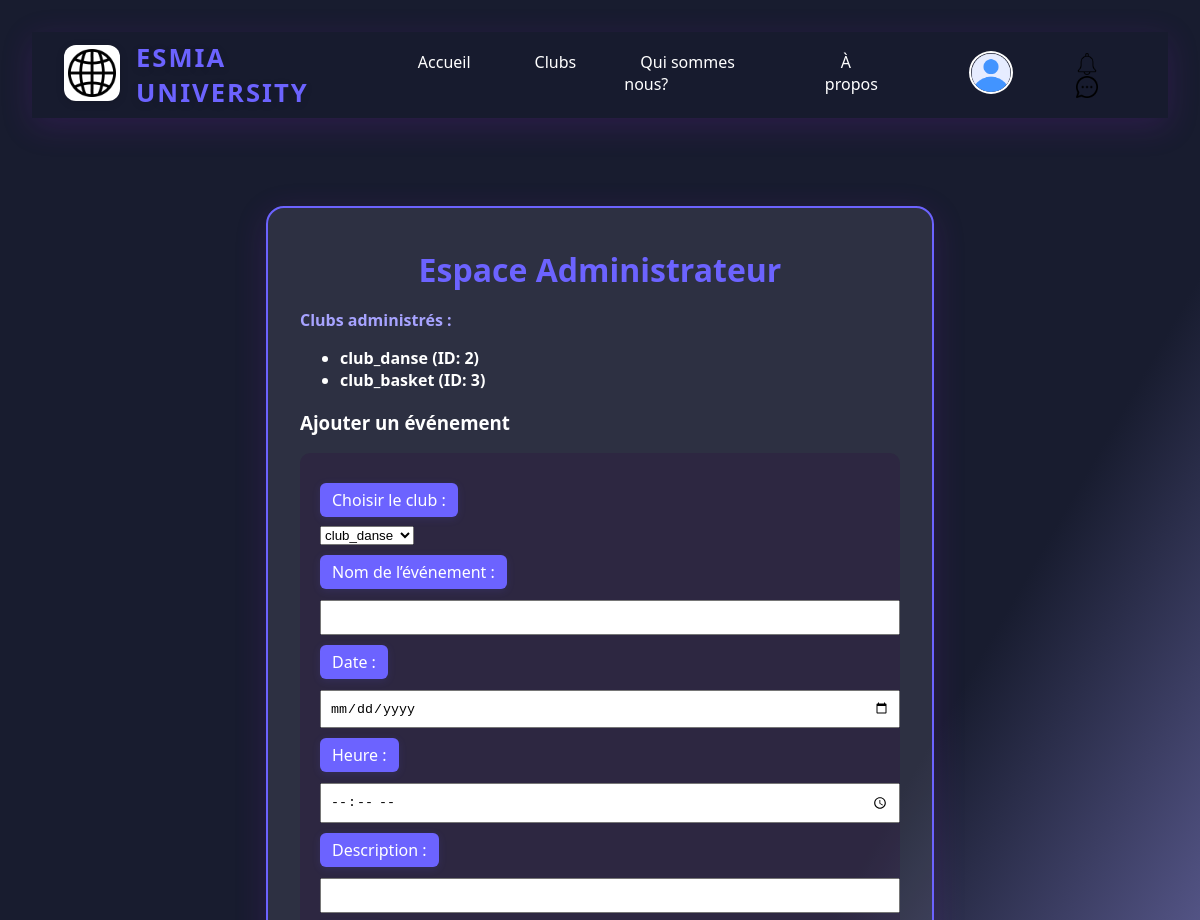
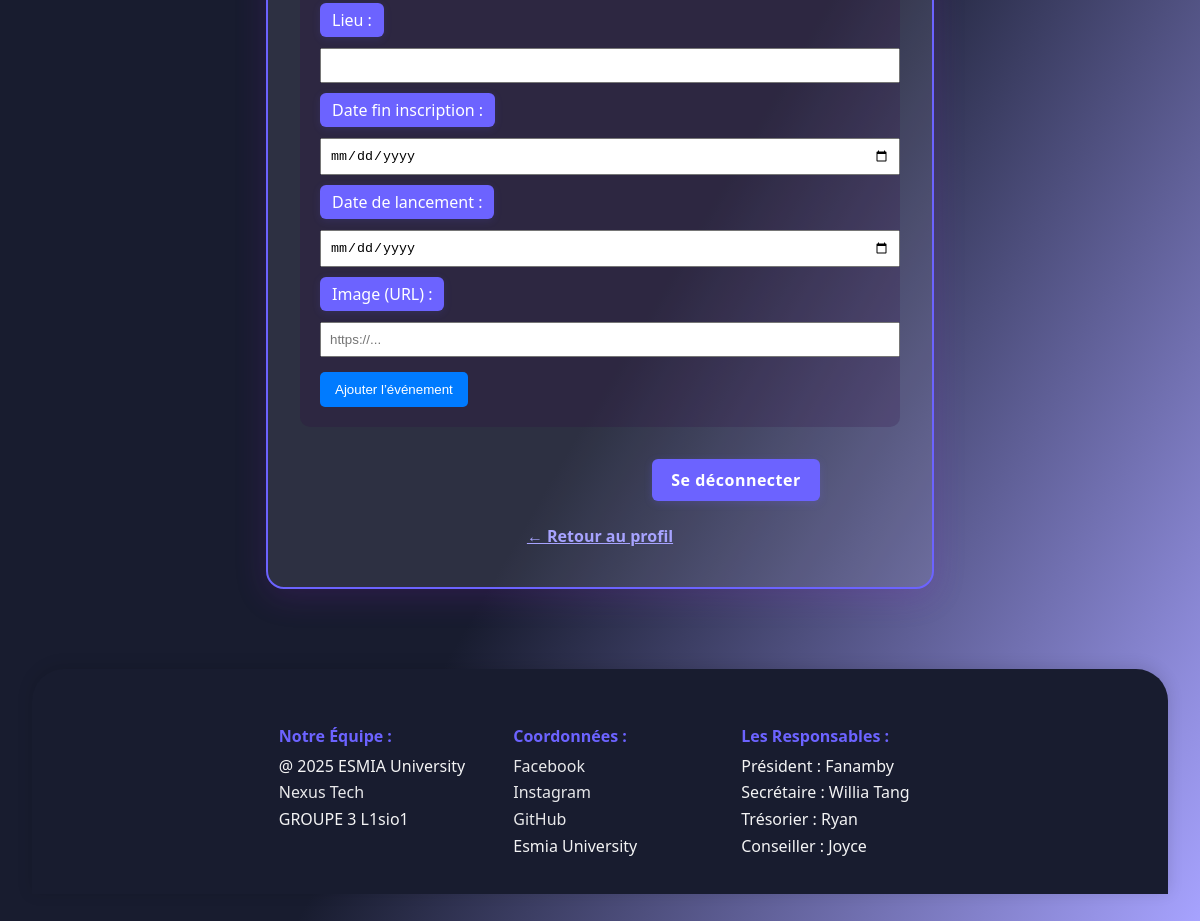
Page /admin/admin.php (signed in) on the committed database (2 pictures, top to bottom).
### tables this page shows
CREATE TABLE `CLUB` (
  `id_club` int NOT NULL,
  `nom_club` text,
  `description_club` text,
  `domaine_club` text,
  `date_reunion_hebdo_club` date DEFAULT NULL,
  `etudiant_id_etudiant` varchar(10) DEFAULT NULL
);

### admin/admin.php (the view, shortened to what this page needs)
<?php
try {
    $pdo = new PDO('mysql:host=localhost;dbname=p_transversal', 'root', 'Doja1390');
    $pdo->setAttribute(PDO::ATTR_ERRMODE, PDO::ERRMODE_EXCEPTION);
    $id = $_SESSION['id_etudiant'];
    $clubs_stmt = $pdo->prepare("
        SELECT CLUB.id_club, CLUB.nom_club
        FROM CLUB
        JOIN Admin_Club ON CLUB.id_club = Admin_Club.id_club
        WHERE Admin_Club.id_etudiant = ?
    ");
    $clubs_stmt->execute([$id]);
    $clubs = $clubs_stmt->fetchAll(PDO::FETCH_ASSOC);
} catch (PDOException $e) {
    echo "<p style='color:red;'>Erreur de base de données : " . htmlspecialchars($e->getMessage()) . "</p>";
    exit();
}
?>
<!DOCTYPE html>
<html lang="fr">
<head>
</head>
<body>
  <header>
    <div class="header-container">
      <div class="logo">
        <div class="logo-image"><img src="./img/globe.webp" alt="ESMIA University"></div>
        <div class="logo-text">ESMIA UNIVERSITY</div>
      </div>
      <nav>
        <ul>
          <li><a href="accueil.php">Accueil</a></li>
          <li><a href="accueil.php#clubs">Clubs</a></li>
          <li><a href="nous.php">Qui sommes nous?</a></li>
          <li><a href="apropos.html">À propos</a></li>
          <li><a href="profil.php">
              <img src="<?= isset($_SESSION['user']['avatar']) ? $_SESSION['user']['avatar'] : 'user.png' ?>" class="avatar" alt="Profil">
          </a></li>
          <li>
          <img class="icon-nav" src="bell.webp" alt="Notifications" id="notif-bell">
          <img
  class="icon-nav"
  src="img/message.png"
  alt="Messages"
  id="notif-message"
  onclick="window.location.href='message.php';"
>          </li>
        </ul>
      </nav>
    </div>
  </header>
  <div class="main-content">
    <div class="profil" style="max-width:600px;width:100%;">
      <h2>Espace Administrateur</h2>
      <div class="clubs-list">
        <strong>Clubs administrés :</strong>
        <ul>
          <?php foreach ($clubs as $club): ?>
            <li><?= htmlspecialchars($club['nom_club']) ?> (ID: <?= $club['id_club'] ?>)</li>
          <?php endforeach; ?>
        </ul>
        <h3>Ajouter un événement</h3>
      </div>
      <form method="post" style="background-color: rgba(42, 5, 59, 0.19);">
        <label for="id_club">Choisir le club :</label>
        <select name="id_club" required>
          <?php foreach ($clubs as $club): ?>
            <option value="<?= $club['id_club'] ?>"><?= htmlspecialchars($club['nom_club']) ?></option>
          <?php endforeach; ?>
        </select>
        <label>Nom de l’événement :</label>
        <input type="text" name="nom_evenement" required>
        <label>Date :</label>
        <input type="date" name="date_evenement" required>
        <label>Heure :</label>
        <input type="time" name="heure_evenement" required>
        <label>Description :</label>
        <input type="text" name="description_evenement" required>
        <label>Lieu :</label>
        <input type="text" name="lieu_evenement" required>
        <label>Date fin inscription :</label>
        <input type="date" name="date_fin_inscription" required>
        <label>Date de lancement :</label>
        <input type="date" name="date_lancement" required>
        <label for="image_evenement">Image (URL) :</label>
<input type="text" name="image_evenement" placeholder="https://...">
        <input type="submit" name="ajouter_evenement" value="Ajouter l’événement">
      </form>
      <div class="logout" style="margin-top:2rem;">
        <a href="deconnexion.php" id="joda">Se déconnecter</a>
      </div>
      <div style="margin-top:1.5rem;text-align:center;">
        <a href="profil.php" style="color:var(--accent-light);text-decoration:underline;font-weight:bold;">← Retour au profil</a>
      </div>
    </div>
  </div>
  <footer>
    <ul>
      <p>Notre Équipe :</p>
      <li>@ 2025 ESMIA University</li>
      <li><a href="https://github.com/nexus-tech5">Nexus Tech</a></li>
      <li>GROUPE 3 L1sio1</li>
    </ul>
    <ul>
      <p>Coordonnées :</p>
      <li><a href="#">Facebook</a></li>
      <li><a href="#">Instagram</a></li>
      <li><a href="#">GitHub</a></li>
      <li>Esmia University</li>
    </ul>
    <ul>
      <p>Les Responsables :</p>
      <li>Président : Fanamby</li>
      <li>Secrétaire : Willia Tang</li>
      <li>Trésorier : Ryan</li>
      <li>Conseiller : Joyce</li>
    </ul>
  </footer>
</body>
</html>

### admin/admin.php (style rules this page uses)
body { font-family: Arial, sans-serif; background:rgb(152, 135, 196); margin: 0; padding: 2rem; }
form, .clubs { background: #fff; padding: 20px; margin-bottom: 20px; border-radius: 10px; }
label { display: block; margin-top: 10px; background: #6c63ff; color: var(--white); padding: 6px 12px; border-radius: 6px; font-weight: 500; margin-bottom: 6px; width: fit-content; box-shadow: 0 2px 8px #6c63ff22; }
input[type="text"], input[type="date"], input[type="time"] { width: 100%; padding: 8px; margin-top: 5px; }
input[type="submit"] { background: #007BFF; color: white; padding: 10px 15px; border: none; margin-top: 15px; border-radius: 5px; }
:root { --main-bg: #181c2f; --accent: #6c63ff; --accent-light: #a7a3ff; --white: #fff; --gray:rgb(88, 31, 31); --text: #232946; --shadow: 0 8px 32px 0 rgba(140, 33, 202, 0.18); }
body { background: linear-gradient(120deg, var(--main-bg) 60%, var(--accent-light) 100%); font-family: 'Segoe UI', 'Arial', sans-serif; color: var(--white); margin: 0; min-height: 100vh; display: flex; flex-direction: column; }
header { background: rgba(24, 28, 47, 0.95); box-shadow: var(--shadow); padding: 0.5rem 0; position: sticky; top: 0; z-index: 100; }
.header-container { max-width: 1200px; margin: 0 auto; display: flex; align-items: center; justify-content: space-between; padding: 0 2rem; }
.logo { display: flex; align-items: center; gap: 1rem; }
.logo-image img { height: 48px; border-radius: 12px; box-shadow: 0 2px 8px #0002; background: var(--white); padding: 4px; }
.logo-text { font-weight: 700; font-size: 1.6rem; letter-spacing: 2px; color: var(--accent); text-shadow: 0 2px 8px #0002; }
nav ul { display: flex; gap: 2rem; list-style: none; margin: 0; padding: 0; }
nav ul li a { color: var(--white); text-decoration: none; font-weight: 500; padding: 0.5rem 1rem; border-radius: 6px; transition: background 0.2s, color 0.2s; }
.main-content { flex: 1; display: flex; align-items: center; justify-content: center; padding: 3rem 1rem 2rem 1rem; }
.profil { background: rgba(255, 255, 255, 0.09); padding: 40px 32px; border-radius: 18px; box-shadow: var(--shadow); max-width: 420px; width: 100%; margin: 40px auto 0 auto; text-align: left; color: var(--text); border: 2px solid var(--accent); }
.profil h2 { margin-top: 0; color: var(--accent); font-size: 2rem; text-align: center; margin-bottom: 18px; }
.profil strong { color: var(--accent-light); }
.clubs-list { margin-top: 10px; margin-bottom: 10px; color: #fff; font-weight: bold; }
.logout { margin-top: 30px; text-align: center; }
.logout a { text-decoration: none; color: #fff; background: var(--accent); padding: 12px 28px; border-radius: 8px; font-weight: bold; font-size: 1rem; transition: background 0.3s; border: none; display: inline-block; }
footer { background: var(--main-bg); color: var(--gray); padding: 2.5rem 2rem 2rem 2rem; margin-top: 3rem; border-radius: 2rem 2rem 0 0; box-shadow: 0 -2px 16px #0002; display: flex; flex-wrap: wrap; gap: 3rem; justify-content: center; font-size: 1rem; }
footer ul { list-style: none; padding: 0; margin: 0; min-width: 180px; }
footer p { font-weight: 700; color: var(--accent); margin-bottom: 0.5rem; }
footer li, footer a { color: #fff; text-decoration: none; margin-bottom: 0.3rem; display: block; opacity: 0.95; transition: color 0.2s; }
.avatar { width: 40px; height: 39px; border-radius: 50%; object-fit: cover; cursor: pointer; border: 2px solid white; }
#joda { background: var(--accent-light); color: var(--main-bg); background: var(--accent); color: var(--white); padding: 0.6rem 1.2rem; border-radius: 6px; text-decoration: none; font-weight: 600; letter-spacing: 0.5px; transition: background 0.2s, color 0.2s; border: none; cursor: pointer; box-shadow: 0 2px 8px #6c63ff33; display: inline-block; text-align: center; position: relative; left:17vh; font-weight: bold; }
.icon-nav { height: 22px; width: 22px; object-fit: contain; vertical-align: middle; cursor: pointer; margin-left: 15px; transition: transform 0.2s ease; }

### rows in the picture
club: nom_club "club_danse", id_club "2"
club: nom_club "club_basket", id_club "3"

### other values in the picture
form field id_club "club_danse"
